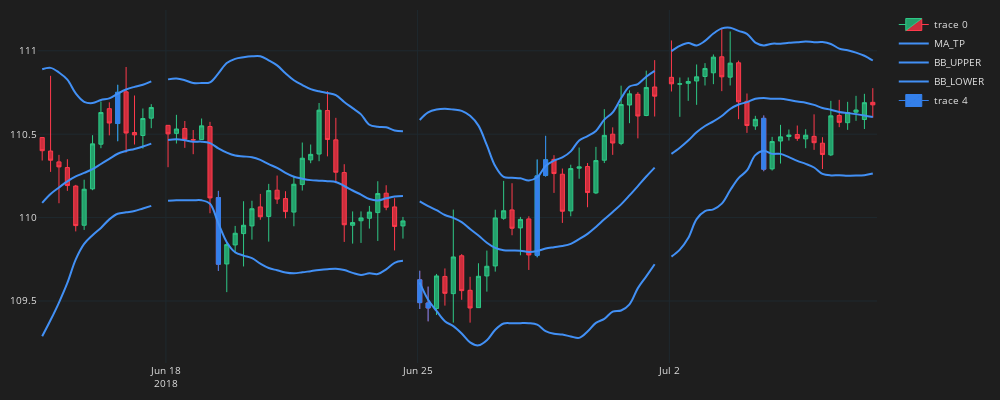

The cell this chart's notebook holds for it:
### Code cell
df_plot = df.iloc[700:800]
plot_candles(df_plot)
